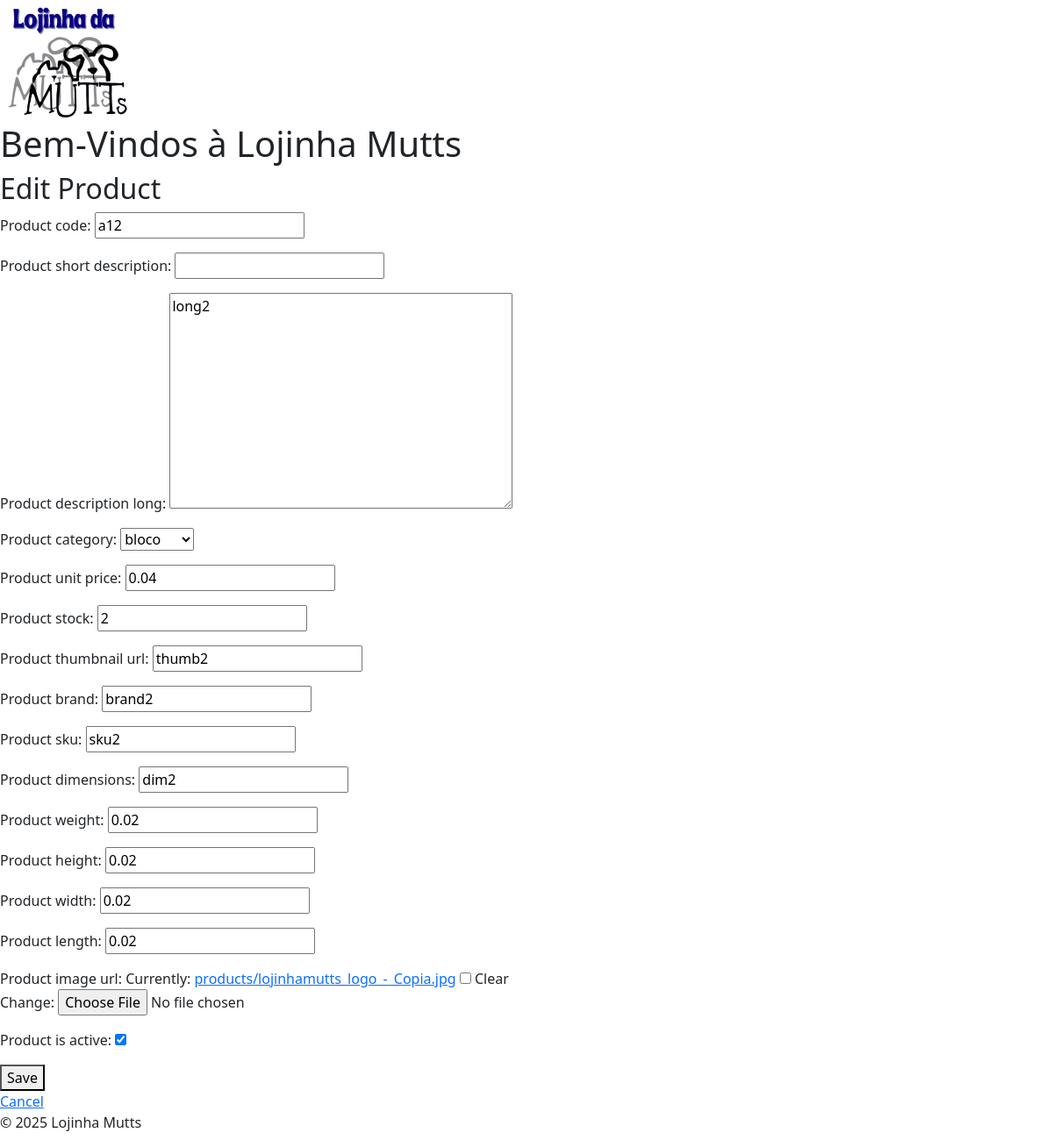
The app's page /products/1/update/ with its own data.
### products/models.py (models this page shows, shortened)
class Product(models.Model):
    product_code = models.CharField(max_length=50, unique=True)
    product_short_description = models.CharField(max_length=255, blank=True, null=True)
    product_description_long = models.TextField(blank=True, null=True)
    product_category = models.ForeignKey(Category, on_delete=models.SET_NULL, null=True)
    product_unit_price = models.DecimalField(max_digits=10, decimal_places=2, validators=[MinValueValidator(0)])
    product_stock = models.IntegerField(default=0)
    product_thumbnail_url = models.CharField(max_length=500, blank=True, null=True)
    product_brand = models.CharField(max_length=100, blank=True, null=True)
    product_sku = models.CharField(max_length=100, unique=True)
    product_dimensions = models.CharField(max_length=255, blank=True, null=True)  # Displayed dimension
    product_weight = models.DecimalField(max_digits=10, decimal_places=2, null=True, blank=True)
    product_height = models.DecimalField(max_digits=10, decimal_places=2, validators=[MinValueValidator(0)])
    product_width = models.DecimalField(max_digits=10, decimal_places=2, validators=[MinValueValidator(0)])
    product_length = models.DecimalField(max_digits=10, decimal_places=2, validators=[MinValueValidator(0)])
    product_image_url = models.ImageField(upload_to='products/', blank=True, null=True)
    product_created_at = models.DateTimeField(auto_now_add=True)
    product_updated_at = models.DateTimeField(auto_now=True)
    product_is_active = models.BooleanField(default=True)

### products/views.py (the view)
# urls.py: path('<int:pk>/update/', product_update, name='product_update'),
def product_update(request, pk):
    print(f"🟢 Accessing Update Page for Product ID: {pk}")  # Debug log
    product = get_object_or_404(Product, pk=pk)
    if request.method == 'POST':
        form = ProductForm(request.POST, request.FILES, instance=product)
        if form.is_valid():
            form.save()
            print("✅ Product Updated Successfully")
            return redirect('product_list')
    else:
        form = ProductForm(instance=product)
    return render(request, 'products/product_form.html', {'form': form})

### products/forms.py
class ProductForm(forms.ModelForm):
    class Meta:
        model = Product
        fields = '__all__'  # Ensure all fields are included
    def __init__(self, *args, **kwargs):
        super().__init__(*args, **kwargs)
        if self.instance.pk:  # If editing an existing product
            self.fields["product_code"].widget.attrs["readonly"] = True

### products/models.py (called while the page is built)
    def __str__(self):
        return self.category_name

### products/templates/products/product_form.html (shortened to what this page needs)
{% extends "base.html" %}
{% block content %}
<h2>{% if form.instance.pk %}Edit{% else %}Create{% endif %} Product</h2>
<form method="post" enctype="multipart/form-data">
    {{ form.as_p }}
    <button type="submit">Save</button>
</form>
<a href="{% url 'product_list' %}">Cancel</a>
{% endblock %}

### records on screen
Product: product_code "a12", product_description_long "long2", product_category "bloco", product_unit_price "0.04", product_stock "2", product_thumbnail_url "thumb2", product_brand "brand2", product_sku "sku2", product_dimensions "dim2", product_weight "0.02", product_height "0.02", product_width "0.02", product_length "0.02", product_is_active "☑"
